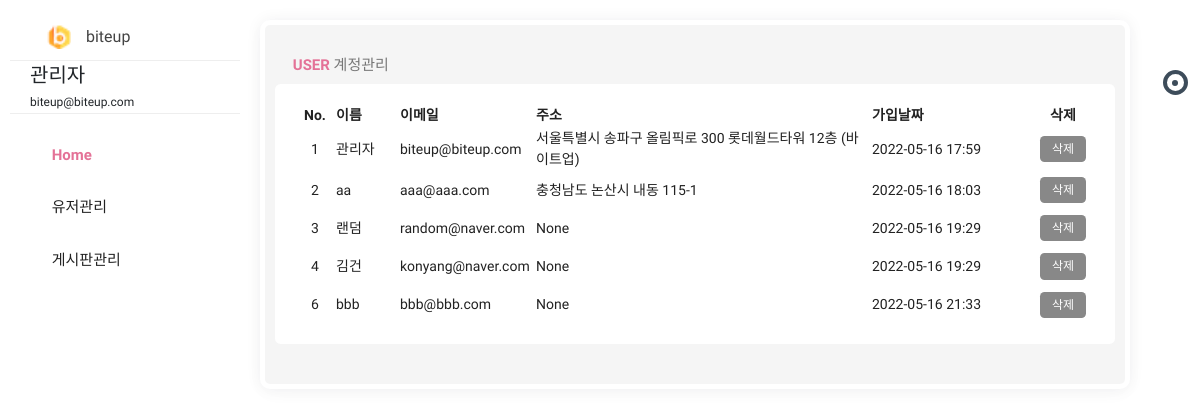
Before: /admin/list (signed in) with the older database file.
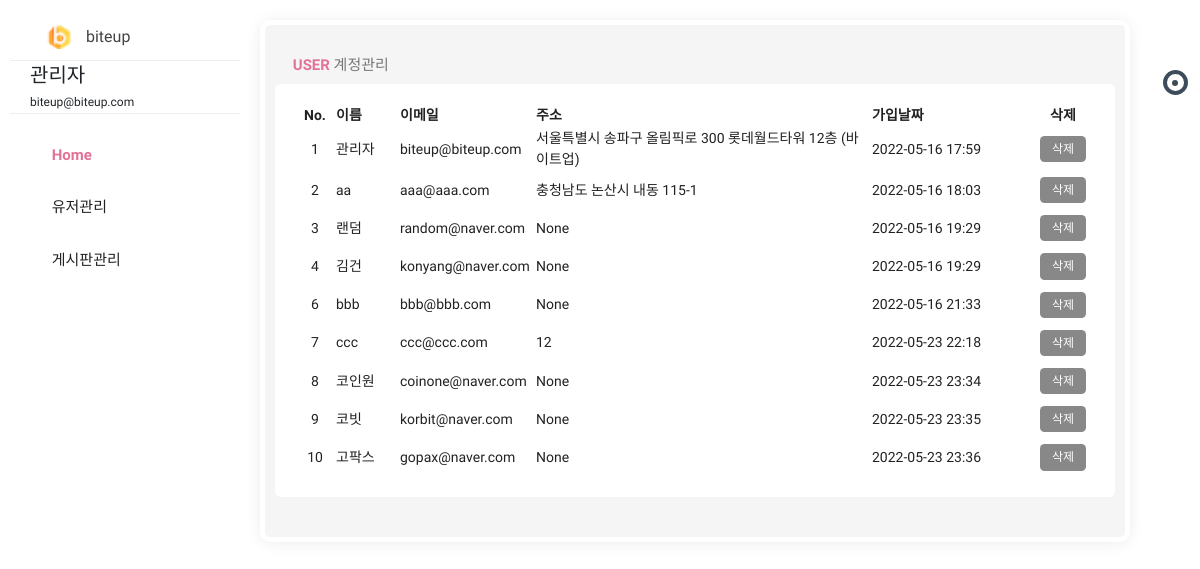
After: the same page with the newer database file.
### pybo/models.py (models this page shows)
class User(db.Model):
    id = db.Column(db.Integer, primary_key=True)
    username = db.Column(db.String(150), unique=True, nullable=False)
    password = db.Column(db.String(200), nullable=False)
    email = db.Column(db.String(120), unique=True, nullable=False)
    passwd_answer = db.Column(db.String(200), unique=True, nullable=False)
    location = db.Column(db.String(64), nullable=False)
    about_me = db.Column(db.Text(), nullable=False)
    create_date = db.Column(db.DateTime(), nullable=False)

### pybo/views/admin_views.py (the view)
@bp.route('/list', methods=('GET', 'POST'))
@login_required
def _list():
    if g.user.email == "biteup@biteup.com":
        user_list = User.query.order_by(User.id.asc())
        return render_template('admin/admin_list.html', user_list=user_list)
    else:
        return '<script>alert("관리자의 권한이 없습니다.");location.href="/"</script>'

### pybo/filter.py (called while the page is built)
def format_datetime(value, fmt='%Y-%m-%d %H:%M'):
    return value.strftime(fmt)

### pybo/views/auth_views.py (called while the page is built)
@bp.before_app_request
def load_logged_in_user():
    user_id = session.get('user_id')
    if user_id is None:
        g.user = None
    else:
        g.user = User.query.get(user_id)

def login_required(view):
    @functools.wraps(view)
    def wrapped_view(**kwargs):
        if g.user is None:
            return redirect(url_for('auth.login'))
        return view(**kwargs)
    return wrapped_view

### pybo/templates/admin/admin_list.html (shortened to what this page needs)
{% extends 'admin.html' %}
{% block content %}
<div class="row clearfix">
    <div class="col-lg-12">
        <div class="card">
            <div class="header">
                <h2><strong><i class="zmdi zmdi-chart"></i> user </strong> 계정관리</h2>
            </div>
            <div class="body">
                <table class="table_user">
                    <thead>
                    <tr>
                        <th class="td_id">No.</th>
                        <th>이름</th>
                        <th>이메일</th>
                        <th>주소</th>
                        <th>가입날짜</th>
                        <th class="td_delete">삭제</th>
                    </tr>
                    </thead>
                    <tbody>
                    {% for user in user_list %}
                    <tr>
                        <td class="td_id">{{ user.id }}</td>
                        <td class="td_username">{{ user.username }}</td>
                        <td class="td_email">{{ user.email }}</td>
                        <td class="td_location">{{ user.location }}</td>
                        <td class="td_datetime">{{ user.create_date|datetime }}</td>
                        <td class="td_delete">
                            <a href="{{ url_for('admin.user_delete', user_id=user.id) }}" class="delete btn btn-sm btn-outline-secondary">삭제</a>
                        </td>
                    </tr>
                    {% endfor %}
                    </tbody>
                </table>
            </div>
        </div>
    </div>
</div>
{% endblock %}

### pybo/templates/admin.html (shortened to what this page needs)
<!doctype html>
<html class="no-js " lang="en">
<head>
    <link rel="stylesheet" href="{{ url_for('static', filename='css/bootstrap.min.css') }}"/>
    <link rel="stylesheet" href="{{ url_for('static', filename='css/jquery-jvectormap-2.0.3.min.css') }}"/>
    <link rel="stylesheet" href="{{ url_for('static', filename='css/plugin.css') }}"/>
    <link rel="stylesheet" href="{{ url_for('static', filename='css/morris.min.css') }}"/>
    <link rel="stylesheet" href="{{ url_for('static', filename='css/style.min.css') }}"/>
    <link rel="stylesheet" href="{{ url_for('static', filename='/admin_style.css') }}"/>
</head>
<body class="theme-blush">
<div class="navbar-right">
    <ul class="navbar-nav">
        <li><a href="#search" class="main_search" title="Search..."><i class="zmdi zmdi-search"></i></a></li>
        <li class="dropdown">
            <a href="javascript:void(0);" class="dropdown-toggle" title="Notifications" data-toggle="dropdown"
               role="button"><i class="zmdi zmdi-notifications"></i>
                <div class="notify"><span class="heartbit"></span><span class="point"></span></div>
            </a>
        </li>
        <li><a href="javascript:void(0);" class="js-right-sidebar" title="Setting"><i
                class="zmdi zmdi-settings zmdi-hc-spin"></i></a></li>
        <li><a href="{{ url_for('index._list') }}" class="mega-menu" title="Sign Out"><i class="zmdi zmdi-power"></i></a></li>
    </ul>
</div>
<aside id="leftsidebar" class="sidebar">
    <div class="navbar-brand">
        <button class="btn-menu ls-toggle-btn" type="button"><i class="zmdi zmdi-menu"></i></button>
        <a href="{{ url_for('admin.main') }}">
            <img src="{{ url_for('static', filename='icon.png') }}" width="25" alt="biteup">
            <span class="m-l-10">biteup</span></a>
    </div>
    <div class="menu">
        <ul class="list">
            <li>
                <div class="user-info">
                    <a class="image" href="profile.html"></a>
                    <div class="detail" style="text-align:left;">
                        <h4>{{ g.user.username }}</h4>
                        <small>{{ g.user.email }}</small>
                    </div>
                </div>
            </li>
            <li class="active open">
                <a href="{{ url_for('admin.main') }}"><i class="zmdi zmdi-home"></i>
                <span>Home</span>
            </a>
            </li>
            <li>
                <a href="javascript:void(0);" class="menu-toggle">
                    <i class="zmdi zmdi-apps"></i>
                    <span>유저관리</span></a>
            </li>
            <li>
                <a href="javascript:void(0);" class="menu-toggle"><i class="zmdi zmdi-folder"></i>
                    <span>게시판관리</span></a>
            </li>
        </ul>
    </div>
</aside>
<section class="content">
{% block content %}
{% endblock %}
</section>
</body>
</html>

### pybo/static/admin_style.css (style rules this page uses)
.table_user { width:100%; }
.table_user .td_id { width:5%;text-align:center; }
.table_user .td_username { width:8%; }
.table_user .td_email { width:17%; }
.table_user .td_location { width:42%; }
.table_user .td_datetime { width:20%; }
.table_user .td_delete { width:8%; text-align:center; }

Changed rows visible on the page:
added User: id "7", username "ccc", email "ccc@ccc.com", location "12", create_date "2022-05-23 22:18"
added User: id "8", username "코인원", email "coinone@naver.com", location "None", create_date "2022-05-23 23:34"
added User: id "9", username "코빗", email "korbit@naver.com", location "None", create_date "2022-05-23 23:35"
added User: id "10", username "고팍스", email "gopax@naver.com", location "None", create_date "2022-05-23 23:36"
